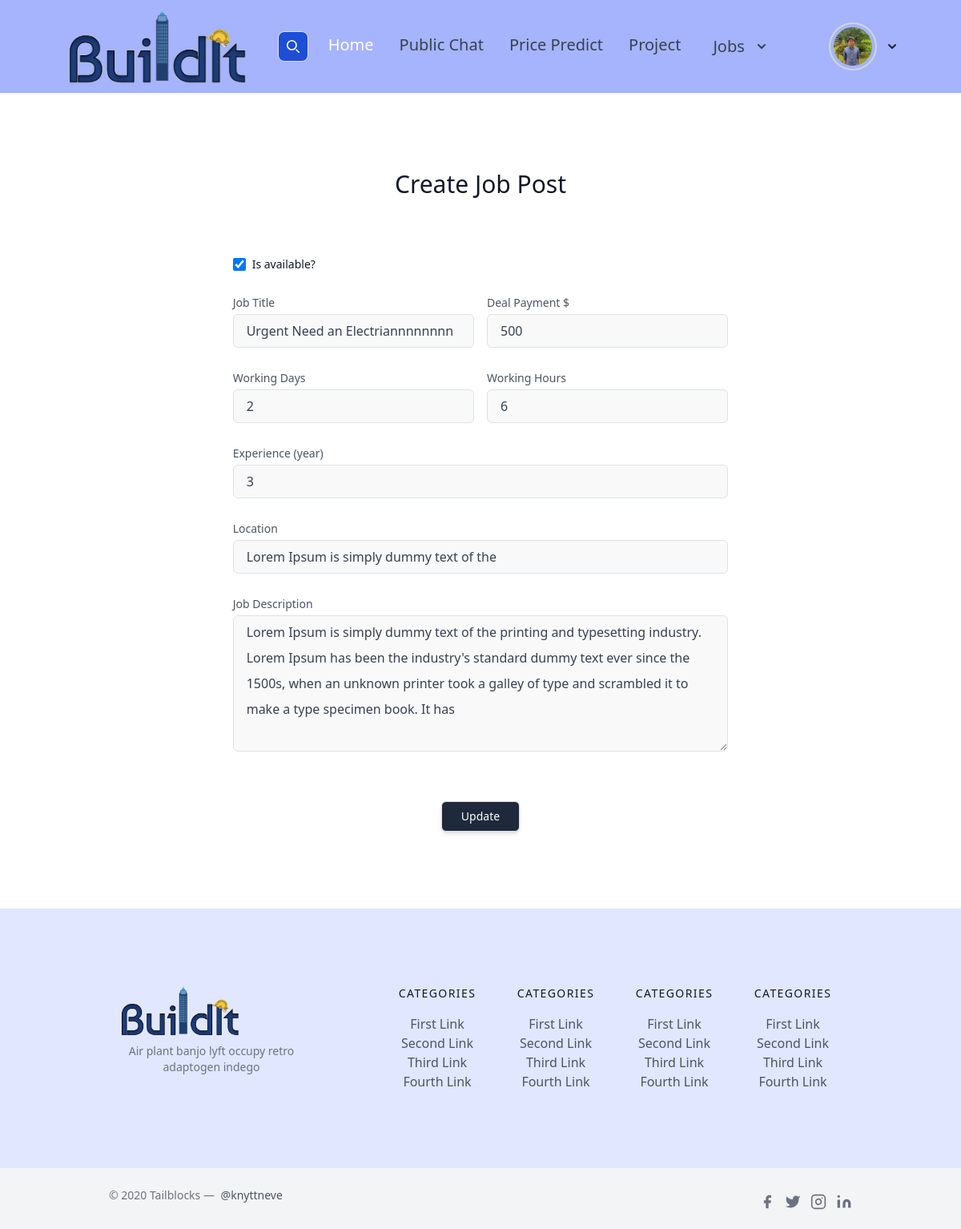
/jobs/6/update/ (signed in), run on the app's committed database.
### users/models.py (models this page shows, shortened)
class Profile(models.Model):
    user = models.OneToOneField(User, on_delete=models.CASCADE)
    image = models.ImageField(default='default.jpg',upload_to='profile_pic')
    bio = models.CharField(default='',max_length=100)

### jobs/models.py (models this page shows, shortened)
class Jobs(models.Model):  # Inherit from models.Model here
    is_available = models.BooleanField(default=True)
    job_title = models.CharField(max_length=50)
    job_description = models.CharField(max_length=500)
    deal_payment = models.IntegerField(default=0)
    location = models.CharField(max_length=100)
    working_day = models.IntegerField(default=0)
    working_hours = models.IntegerField(default=0)
    experience_year = models.IntegerField(default=0)
    date_posted = models.DateTimeField(default=timezone.now)
    posted_by = models.ForeignKey(User,on_delete=models.CASCADE)

### jobs/views.py (the view, shortened to what this page needs)
# urls.py: path('<int:pk>/update/',JobPostUpdateView.as_view(),name='job-update'),
class JobPostUpdateView(LoginRequiredMixin, UserPassesTestMixin, UpdateView):
    model = Jobs
    fields = ['job_title', 'job_description', 'location', 'working_day', 'is_available', 'experience_year']
    template_name = 'jobs/job_update.html'
    def test_func(self):
        job_post = self.get_object()  # Get the current job post
        return job_post.posted_by == self.request.user  # Compare the author field with the logged-in user

### jobs/templates/jobs/job_update.html (shortened to what this page needs)
{% extends 'posts/base.html' %}
{% block content %}
    <form method="post" action="{% url 'job-update' jobs.id %}" class="text-gray-600 body-font">
        <div class="container px-5 py-24 mx-auto">
            <div class="flex flex-col text-center w-full mb-12 gap-4">
                <h1 class="sm:text-3xl text-2xl font-medium title-font mb-4 text-gray-900">Create Job Post</h1>
            </div>
            <div class="flex lg:w-2/3 w-full sm:flex-row flex-col mx-auto px-8 sm:space-x-4 sm:space-y-0 space-y-4 sm:px-0 items-end pb-4">
                <div class="flex items-center">
                    <input id="is_available" type="checkbox" name="is_available" value="is_available"
                           {% if jobs.is_available == True %} checked {% endif %}
                           class="w-4 h-4 text-indigo-600 bg-gray-100 border-gray-300 rounded focus:ring-blue-500 dark:focus:ring-indigo-600 dark:ring-offset-gray-800 focus:ring-2 dark:bg-gray-700 dark:border-gray-600">
                    <label for="is_available" class="ms-2 text-sm font-medium text-gray-900 dark:text-gray-300">Is
                        available?</label>
                </div>
            </div>
            <div class="flex lg:w-2/3 w-full sm:flex-row flex-col mx-auto px-8 sm:space-x-4 sm:space-y-0 space-y-4 sm:px-0 items-end">
                <div class="relative flex-grow w-full">
                    <label for="job_title" class="leading-7 text-sm text-gray-600">Job Title</label>
                    <input value="{{ jobs.job_title }}" type="text" id="job_title" name="job_title"
                           class="w-full bg-gray-100 bg-opacity-50 rounded border border-gray-300 focus:border-indigo-500 focus:bg-transparent focus:ring-2 focus:ring-indigo-200 text-base outline-none text-gray-700 py-1 px-3 leading-8 transition-colors duration-200 ease-in-out">
                </div>
                <div class="relative flex-grow w-full">
                    <label for="full-name" class="leading-7 text-sm text-gray-600">Deal Payment $</label>
                    <input value="{{ jobs.deal_payment }}" type="number" id="deal_payment" name="deal_payment"
                           class="w-full bg-gray-100 bg-opacity-50 rounded border border-gray-300 focus:border-indigo-500 focus:bg-transparent focus:ring-2 focus:ring-indigo-200 text-base outline-none text-gray-700 py-1 px-3 leading-8 transition-colors duration-200 ease-in-out">
                </div>
            </div>
            <div class="flex lg:w-2/3 w-full sm:flex-row flex-col mx-auto px-8 sm:space-x-4 sm:space-y-0 space-y-4 sm:px-0 items-end pt-4">
                <div class="relative flex-grow w-full">
                    <label for="working_day" class="leading-7 text-sm text-gray-600"> Working Days</label>
                    <input value="{{ jobs.working_day }}" type="number" id="working_day" name="working_day"
                           class="w-full bg-gray-100 bg-opacity-50 rounded border border-gray-300 focus:border-indigo-500 focus:bg-transparent focus:ring-2 focus:ring-indigo-200 text-base outline-none text-gray-700 py-1 px-3 leading-8 transition-colors duration-200 ease-in-out">
                </div>
                <div class="relative flex-grow w-full">
                    <label for="working_hours" class="leading-7 text-sm text-gray-600">Working Hours</label>
                    <input value="{{ jobs.working_hours }}" type="number" id="working_hours" name="working_hours"
                           class="w-full bg-gray-100 bg-opacity-50 rounded border border-gray-300 focus:border-indigo-500 focus:bg-transparent focus:ring-2 focus:ring-indigo-200 text-base outline-none text-gray-700 py-1 px-3 leading-8 transition-colors duration-200 ease-in-out">
                </div>
            </div>
            <div class="flex lg:w-2/3 w-full sm:flex-row flex-col mx-auto px-8 sm:space-x-4 sm:space-y-0 space-y-4 sm:px-0 items-end pt-4">
                <div class="relative flex-grow w-full">
                    <label for="experience_year" class="leading-7 text-sm text-gray-600">Experience (year)</label>
                    <input value="{{ jobs.experience_year }}" type="number" id="experience_year" name="experience_year"
                           class="w-full bg-gray-100 bg-opacity-50 rounded border border-gray-300 focus:border-indigo-500 focus:bg-transparent focus:ring-2 focus:ring-indigo-200 text-base outline-none text-gray-700 py-1 px-3 leading-8 transition-colors duration-200 ease-in-out">
                </div>
            </div>
            <div class="flex lg:w-2/3 w-full sm:flex-row flex-col mx-auto px-8 sm:space-x-4 sm:space-y-0 space-y-4 sm:px-0 items-end pt-4">
                <div class="relative flex-grow w-full">
                    <label for="location" class="leading-7 text-sm text-gray-600">Location</label>
                    <input value="{{ jobs.location }}" type="text" id="location" name="location"
                           class="w-full bg-gray-100 bg-opacity-50 rounded border border-gray-300 focus:border-indigo-500 focus:bg-transparent focus:ring-2 focus:ring-indigo-200 text-base outline-none text-gray-700 py-1 px-3 leading-8 transition-colors duration-200 ease-in-out">
                </div>
            </div>
            <div class="flex lg:w-2/3 w-full sm:flex-row flex-col mx-auto px-8 sm:space-x-4 sm:space-y-0 space-y-4 sm:px-0 items-end pt-4">
                <div class="relative flex-grow w-full">
                    <label for="job_description" class="leading-7 text-sm text-gray-600">Job Description</label>
                    <textarea id="job_description" name="job_description"
                              rows="5"
                              class="w-full bg-gray-100 bg-opacity-50 rounded border border-gray-300 focus:border-indigo-500 focus:bg-transparent focus:ring-2 focus:ring-indigo-200 text-base outline-none text-gray-700 py-1 px-3 leading-8 transition-colors duration-200 ease-in-out">{{ jobs.job_description }}</textarea>
                </div>
            </div>
            <div class="flex justify-center pt-4">
                <div class="inline-flex items-center mt-2">
                    <button class="mt-4 w-full rounded-md bg-slate-800 py-2 px-4 border border-transparent text-center text-sm text-white transition-all shadow-md hover:shadow-lg focus:bg-slate-700 focus:shadow-none active:bg-slate-700 hover:bg-slate-700 active:shadow-none disabled:pointer-events-none disabled:opacity-50 disabled:shadow-none"
                            type="submit">
                        Update
                    </button>
                </div>
            </div>
        </div>
    </form>
{% endblock %}

### posts/templates/posts/Header.html (shortened to what this page needs)
{% load static %}
<nav class="bg-indigo-300 border-gray-200 px-12 lg:px-6 py-2.5 dark:bg-gray-800 text-xl disfi">
        <div class="flex justify-evenly items-center  max-w-screen-3xl px-8">
            <a href="{% url 'posts-home' %}" class="flex items-center">
                <img src="{% static 'posts/images/logo.png' %}" class="mr-1.5 w-26 h-24 sm:h-24" alt="Flowbite Logo"/>
            </a>
            <form class="flex items-center max-w-4xl w-70" method="get" action="{% url 'post_search' %}">
                <button type="submit"
                        class="p-2.5 ms-2 text-sm font-medium text-white bg-blue-700 rounded-lg border border-blue-700 hover:bg-blue-800 focus:ring-4 focus:outline-none focus:ring-blue-300 dark:bg-blue-600 dark:hover:bg-blue-700 dark:focus:ring-blue-800">
                    <svg class="w-4 h-4" aria-hidden="true" xmlns="http://www.w3.org/2000/svg" fill="none"
                         viewBox="0 0 20 20">
                        <path stroke="currentColor" stroke-linecap="round" stroke-linejoin="round" stroke-width="2"
                              d="m19 19-4-4m0-7A7 7 0 1 1 1 8a7 7 0 0 1 14 0Z"/>
                    </svg>
                </button>
            </form>
            <div class="flex items-center justify-between gap-8 flex-nowrap lg:order-2">
                {% if user.is_authenticated %}
                    <div class="flex justify-between items-center">
                        <div>
                            <button id="profileDropdownButton" data-dropdown-toggle="profileDropdown"
                                    class="py-2.5 text-center inline-flex items-center dark:bg-blue-600 dark:hover:bg-blue-700 dark:focus:ring-blue-800"
                                    type="button">
                                <img class="w-14 ml-12 h-14 p-1 rounded-full ring-2 ring-gray-300 dark:ring-gray-500"
                                     src="{{ user.profile.image.url }}" alt="Rounded avatar">
                                <svg class="w-2.5 h-2.5 ms-3" aria-hidden="true" xmlns="http://www.w3.org/2000/svg"
                                     fill="none" viewBox="0 0 10 6">
                                    <path stroke="currentColor" stroke-linecap="round" stroke-linejoin="round"
                                          stroke-width="2" d="m1 1 4 4 4-4"/>
                                </svg>
                            </button>
                        </div>
                    </div>
                {% endif %}
            </div>
            <div class="hidden justify-between items-center w-full lg:flex lg:w-auto lg:order-1" id="mobile-menu-2">
                <ul class="flex font-medium  lg:space-x-8 lg:mt-0">
                    <li>
                        <a href="{% url 'posts-home' %}"
                           class="block py-2 pr-4 pl-3 text-white rounded bg-blue-700 lg:bg-transparent lg:text-blue-700 lg:p-0 dark:text-white"
                           aria-current="page">Home</a>
                    </li>
                    <li>
                        <a href="{% url 'chat' %}"
                           class="block py-2 pr-4 pl-3 text-gray-700 border-b border-gray-100 hover:bg-gray-50 lg:hover:bg-transparent lg:border-0 lg:hover:text-blue-700 lg:p-0 dark:text-gray-400 lg:dark:hover:text-white dark:hover:bg-gray-700 dark:hover:text-white lg:dark:hover:bg-transparent dark:border-gray-700">Public
                            Chat</a>
                    </li>
                    <li>
                        <a href="{% url 'prediction' %}"
                           class="block py-2 pr-4 pl-3 text-gray-700 border-b border-gray-100 hover:bg-gray-50 lg:hover:bg-transparent lg:border-0 lg:hover:text-blue-700 lg:p-0 dark:text-gray-400 lg:dark:hover:text-white dark:hover:bg-gray-700 dark:hover:text-white lg:dark:hover:bg-transparent dark:border-gray-700">Price
                            Predict</a>
                    </li>
                    <li>
                        <a href="{% url 'project-dashboard' %}"
                           class="block py-2 pr-4 pl-3 text-gray-700 border-b border-gray-100 hover:bg-gray-50 lg:hover:bg-transparent lg:border-0 lg:hover:text-blue-700 lg:p-0 dark:text-gray-400 lg:dark:hover:text-white dark:hover:bg-gray-700 dark:hover:text-white lg:dark:hover:bg-transparent dark:border-gray-700">Project</a>
                    </li>
                    <li>
                        <div class="gap-8">
                                <button id="jobDropdownButton" data-dropdown-toggle="jobDropdown"
                                        class="text-gray-700 hover:bg-blue-800 focus:ring-4 focus:outline-none focus:ring-blue-300 font-medium rounded-lg text-xl px-2 py-2.5 text-center inline-flex items-center dark:bg-blue-600 hover:text-white dark:hover:bg-indigo-700 dark:focus:ring-indigo-700"
                                        type="button">
                                    Jobs
                                    <svg class="w-2.5 h-2.5 ms-3" aria-hidden="true" xmlns="http://www.w3.org/2000/svg"
                                         fill="none" viewBox="0 0 10 6">
                                        <path stroke="currentColor" stroke-linecap="round" stroke-linejoin="round"
                                              stroke-width="2" d="m1 1 4 4 4-4"/>
                                    </svg>
                                </button>
                            </div>
                    </li>
                </ul>
            </div>
        </div>
    </nav>

### data on the page
Jobs: is_available "☑", job_title "Urgent Need an Electriannnnnnnn", deal_payment "500", working_day "2", working_hours "6", experience_year "3", location "Lorem Ipsum is simply dummy text of the", job_description "Lorem Ipsum is simply dummy text of the printing and typesetting industry. Lorem Ipsum has been the industry's standard dummy text ever since the 1500s, when an unknown printer took a galley of type and scrambled it to make a type specimen book. It has"
